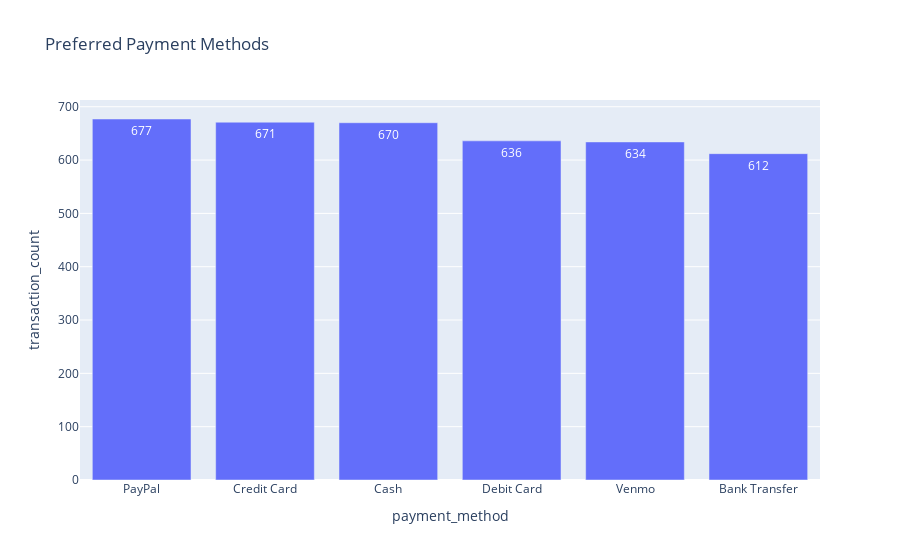

Write notebook code for a chart like this one.
### Code cell
payment_count = df["payment_method"].value_counts().reset_index()
payment_count.columns = ["payment_method", "transaction_count"]

fig = px.bar(
    payment_count,
    x="payment_method",
    y="transaction_count",
    title="Preferred Payment Methods",
    text_auto=True
)
fig.show()

### Figure 1 — Plotly figure (JSON) as saved in the notebook; plotly's stock layout.template omitted (floating-point values rounded to 4 significant figures)
{"data": [{"hovertemplate": "payment_method=%{x}<br>transaction_count=%{y}<extra></extra>", "legendgroup": "", "marker": {"color": "#636efa", "pattern": {"shape": ""}}, "name": "", "orientation": "v", "showlegend": false, "textposition": "auto", "texttemplate": "%{y}", "type": "bar", "x": ["PayPal", "Credit Card", "Cash", "Debit Card", "Venmo", "Bank Transfer"], "xaxis": "x", "y": [677, 671, 670, 636, 634, 612], "yaxis": "y"}], "layout": {"barmode": "relative", "legend": {"tracegroupgap": 0}, "title": {"text": "Preferred Payment Methods"}, "xaxis": {"anchor": "y", "domain": [0, 1], "title": {"text": "payment_method"}}, "yaxis": {"anchor": "x", "domain": [0, 1], "title": {"text": "transaction_count"}}}}
